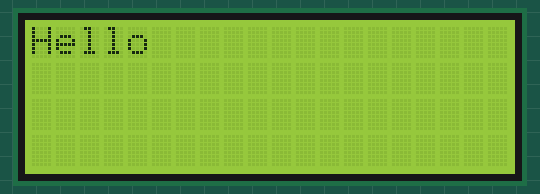
Recording of a sketch running on a simulated Arduino Uno, built with avr-gcc and run on an emulated ATmega328P. Parts: 20×4 character LCD.

Above: at 1.6 s.

The sketch:

pantalla_lcd_simple.ino
```cpp
#include <Wire.h>  // Comes with Arduino IDE
#include <LiquidCrystal_I2C.h>


/*-----( Declare Constants )-----*/
/*-----( Declare objects )-----*/
// set the LCD address to 0x27 for a 16 chars 2 line display
// A FEW use address 0x3F
// Set the pins on the I2C chip used for LCD connections:
//                    addr, en,rw,rs,d4,d5,d6,d7,bl,blpol
LiquidCrystal_I2C lcd(0x27, 2, 1, 0, 4, 5, 6, 7, 3, POSITIVE);  // Set the LCD I2C address

void setup()
{
  Serial.begin(9600);  // Used to type in characters

  lcd.begin(20,4);   // initialize the lcd for 16 chars 2 lines, turn on backlight
  for(int i = 0; i< 3; i++)
  {
    lcd.backlight();
    delay(250);
    lcd.noBacklight();
    delay(250);
  }

  /*lcd.print("Hello, world!");
  delay(1000);
  lcd.setCursor(0,1);
  lcd.print("HI!YourDuino.com");
  delay(8000); */
  lcd.clear();
}


void loop()
{
  lcd.backlight();
  lcd.setCursor(0, 0);
  lcd.write("Hello");
}
```
